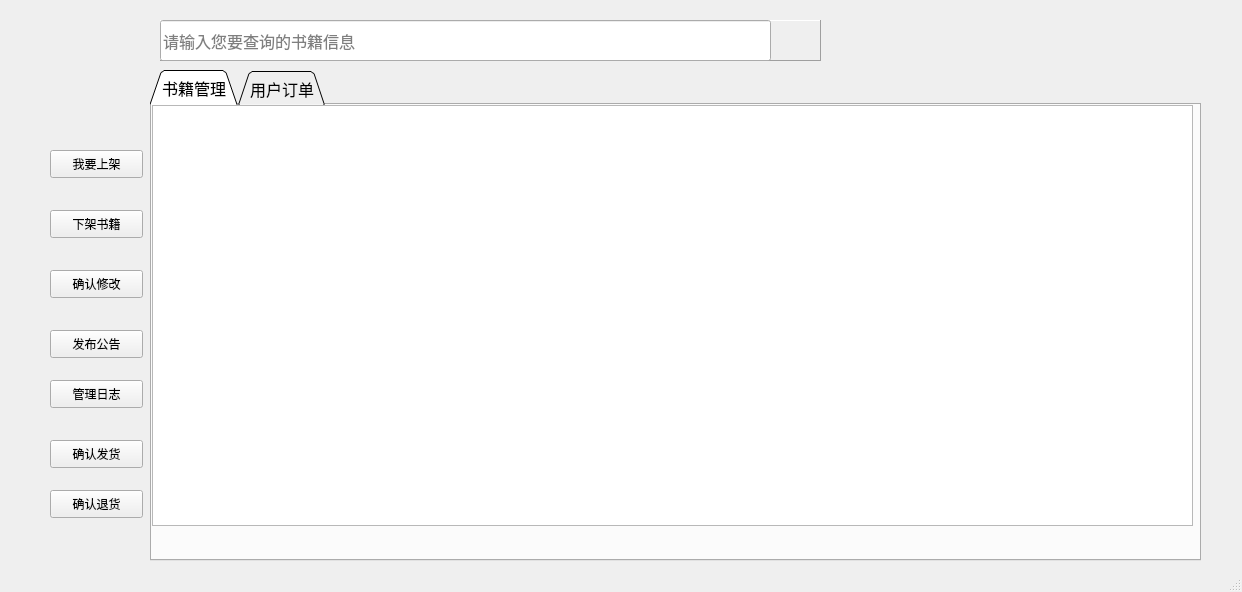
<?xml version="1.0" encoding="UTF-8"?>
<ui version="4.0">
 <class>Manager</class>
 <widget class="QMainWindow" name="Manager">
  <property name="geometry">
   <rect>
    <x>0</x>
    <y>0</y>
    <width>1242</width>
    <height>592</height>
   </rect>
  </property>
  <property name="windowTitle">
   <string>管理书籍</string>
  </property>
  <property name="windowIcon">
   <iconset resource="pic.qrc">
    <normaloff>:/book.ico</normaloff>:/book.ico</iconset>
  </property>
  <widget class="QWidget" name="centralwidget">
   <widget class="QPushButton" name="pushButton">
    <property name="geometry">
     <rect>
      <x>50</x>
      <y>150</y>
      <width>93</width>
      <height>28</height>
     </rect>
    </property>
    <property name="text">
     <string>我要上架</string>
    </property>
   </widget>
   <widget class="QPushButton" name="pushButton_2">
    <property name="geometry">
     <rect>
      <x>50</x>
      <y>210</y>
      <width>93</width>
      <height>28</height>
     </rect>
    </property>
    <property name="text">
     <string>下架书籍</string>
    </property>
   </widget>
   <widget class="QPushButton" name="pushButton_3">
    <property name="geometry">
     <rect>
      <x>50</x>
      <y>270</y>
      <width>93</width>
      <height>28</height>
     </rect>
    </property>
    <property name="text">
     <string>确认修改</string>
    </property>
   </widget>
   <widget class="QFrame" name="frame">
    <property name="geometry">
     <rect>
      <x>160</x>
      <y>20</y>
      <width>661</width>
      <height>41</height>
     </rect>
    </property>
    <property name="frameShape">
     <enum>QFrame::Panel</enum>
    </property>
    <property name="frameShadow">
     <enum>QFrame::Raised</enum>
    </property>
    <widget class="QLineEdit" name="lineEdit">
     <property name="geometry">
      <rect>
       <x>0</x>
       <y>0</y>
       <width>611</width>
       <height>41</height>
      </rect>
     </property>
     <property name="font">
      <font>
       <family>黑体</family>
       <pointsize>12</pointsize>
      </font>
     </property>
     <property name="placeholderText">
      <string>请输入您要查询的书籍信息</string>
     </property>
    </widget>
    <widget class="QPushButton" name="pushButton_5">
     <property name="geometry">
      <rect>
       <x>610</x>
       <y>0</y>
       <width>51</width>
       <height>41</height>
      </rect>
     </property>
     <property name="cursor">
      <cursorShape>PointingHandCursor</cursorShape>
     </property>
     <property name="styleSheet">
      <string notr="true">QPushButton{border-image:url(:/icon_search_normal); background:transparent;} 

QPushButton:hover{border-image:url(:/icon_search_hover)} 
QPushButton:pressed{border-image:url(:/icon_search_press)}</string>
     </property>
     <property name="text">
      <string/>
     </property>
     <property name="flat">
      <bool>true</bool>
     </property>
    </widget>
   </widget>
   <widget class="QPushButton" name="pushButton_4">
    <property name="geometry">
     <rect>
      <x>50</x>
      <y>380</y>
      <width>93</width>
      <height>28</height>
     </rect>
    </property>
    <property name="text">
     <string>管理日志</string>
    </property>
   </widget>
   <widget class="QPushButton" name="pushButton_6">
    <property name="geometry">
     <rect>
      <x>50</x>
      <y>330</y>
      <width>93</width>
      <height>28</height>
     </rect>
    </property>
    <property name="text">
     <string>发布公告</string>
    </property>
   </widget>
   <widget class="QTabWidget" name="tabWidget">
    <property name="geometry">
     <rect>
      <x>150</x>
      <y>70</y>
      <width>1051</width>
      <height>491</height>
     </rect>
    </property>
    <property name="font">
     <font>
      <family>Adobe Devanagari</family>
      <pointsize>12</pointsize>
     </font>
    </property>
    <property name="tabShape">
     <enum>QTabWidget::Triangular</enum>
    </property>
    <property name="currentIndex">
     <number>0</number>
    </property>
    <property name="iconSize">
     <size>
      <width>30</width>
      <height>30</height>
     </size>
    </property>
    <widget class="QWidget" name="tab_3">
     <attribute name="title">
      <string>书籍管理</string>
     </attribute>
     <widget class="QTableView" name="tableView">
      <property name="geometry">
       <rect>
        <x>0</x>
        <y>0</y>
        <width>1041</width>
        <height>421</height>
       </rect>
      </property>
      <property name="autoScrollMargin">
       <number>0</number>
      </property>
      <property name="verticalScrollMode">
       <enum>QAbstractItemView::ScrollPerPixel</enum>
      </property>
      <property name="horizontalScrollMode">
       <enum>QAbstractItemView::ScrollPerPixel</enum>
      </property>
     </widget>
    </widget>
    <widget class="QWidget" name="tab_4">
     <attribute name="title">
      <string>用户订单</string>
     </attribute>
     <widget class="QTableView" name="tableView_2">
      <property name="geometry">
       <rect>
        <x>0</x>
        <y>0</y>
        <width>1031</width>
        <height>441</height>
       </rect>
      </property>
      <property name="editTriggers">
       <set>QAbstractItemView::NoEditTriggers</set>
      </property>
     </widget>
    </widget>
   </widget>
   <widget class="QPushButton" name="pushButton_7">
    <property name="geometry">
     <rect>
      <x>50</x>
      <y>440</y>
      <width>93</width>
      <height>28</height>
     </rect>
    </property>
    <property name="text">
     <string>确认发货</string>
    </property>
   </widget>
   <widget class="QPushButton" name="pushButton_8">
    <property name="geometry">
     <rect>
      <x>50</x>
      <y>490</y>
      <width>93</width>
      <height>28</height>
     </rect>
    </property>
    <property name="text">
     <string>确认退货</string>
    </property>
   </widget>
  </widget>
  <widget class="QMenuBar" name="menubar">
   <property name="geometry">
    <rect>
     <x>0</x>
     <y>0</y>
     <width>1242</width>
     <height>26</height>
    </rect>
   </property>
  </widget>
  <widget class="QStatusBar" name="statusbar"/>
 </widget>
 <resources>
  <include location="pic.qrc"/>
 </resources>
 <connections/>
</ui>
